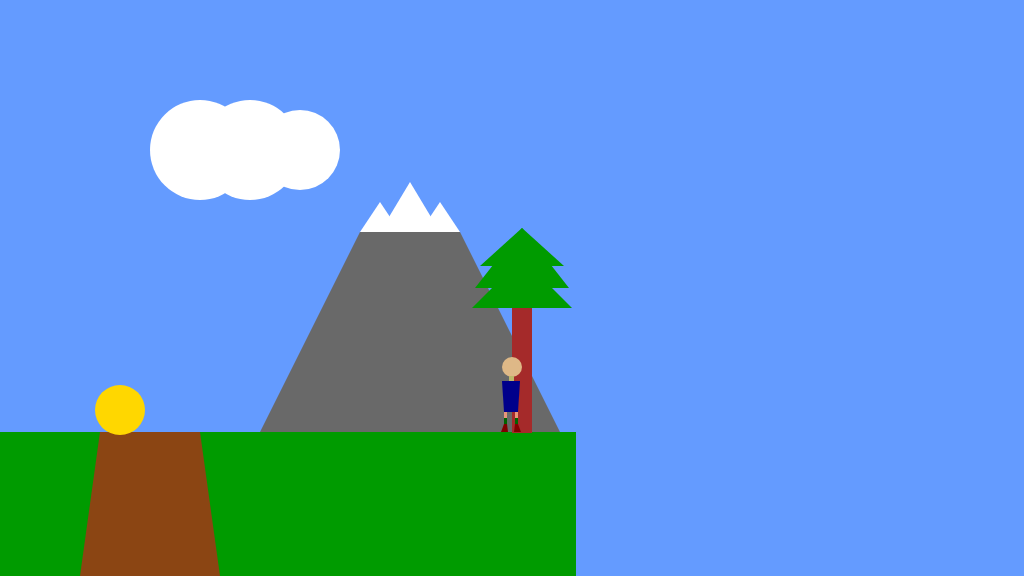
Frame 1 (no input)
Frame 60 (no input): identical to frame 1, image omitted
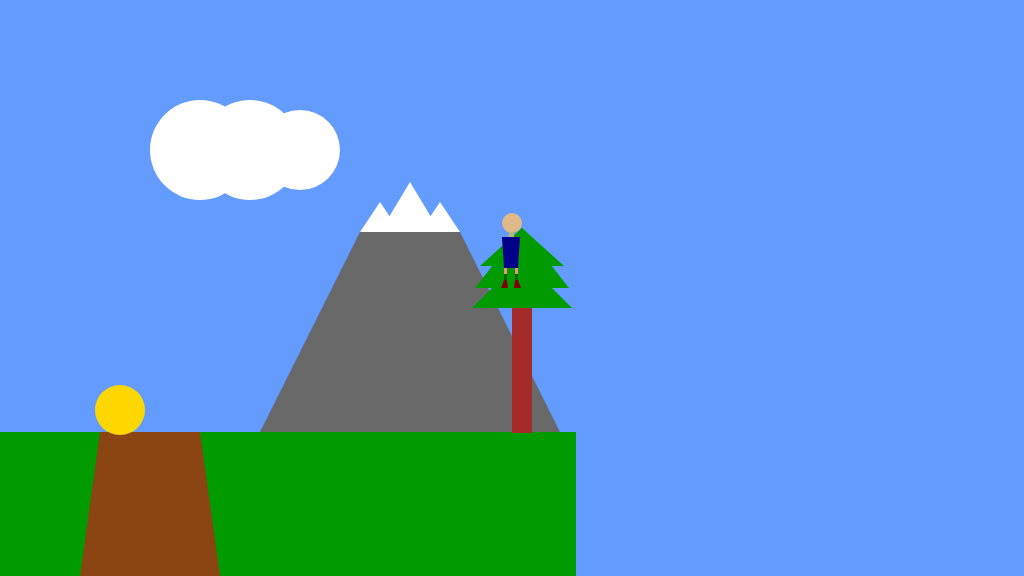
Frame 120 (the mouse pressed at the canvas centre since frame 60)

The p5.js sketch that drew these frames (run headless with seeded random() and noise() and a simulated clock; from frame 60 on, the mouse is pressed at the canvas centre):

// p5.js sketch
// ── sketch.js
/*

The Game Project

2b - using variables

*/

var floorPos_y;

var gameChar_x;
var gameChar_y;

var treePos_x;
var treePos_y;

var canyon;
var collectable;

var mountain;
var cloud;


function setup()
{
	createCanvas(1024, 576);
	floorPos_y = 432; //NB. we are now using a variable for the floor position

	//NB. We are now using the built in variables height and width
	gameChar_x = width/2;
	gameChar_y = floorPos_y;

	treePos_x = width/2;
	treePos_y = height/2;
    
    canyon = {
        x_pos: 0,
        width: 100 
    }
    
    collectable = {
        x_pos: 100,
        y_pos: 100,
        size: 50
    }
    
    mountain = {
        x_pos: -120,
        y_pos: 100
    }
    
    cloud = {
        x_pos: 0,
        y_pos: 0,
        size: 20
    }
}

function draw()
{
	background(100, 155, 255); //fill the sky blue

	noStroke();
	fill(0, 155, 0);
	rect(0, floorPos_y, height, width - floorPos_y); //draw some green ground
    
    // Draw mountain
    
    fill(105, 105, 105)
	quad(mountain.x_pos+380, mountain.y_pos+332, mountain.x_pos+480, mountain.y_pos+132, mountain.x_pos+580, mountain.y_pos+132, mountain.x_pos+680, mountain.y_pos+332)
	fill(255)
	triangle(mountain.x_pos+480, mountain.y_pos+132, mountain.x_pos+500, mountain.y_pos+102, mountain.x_pos+520, mountain.y_pos+132)
	triangle(mountain.x_pos+500, mountain.y_pos+132, mountain.x_pos+530, mountain.y_pos+82, mountain.x_pos+560, mountain.y_pos+132)
	triangle(mountain.x_pos+540, mountain.y_pos
             +132, mountain.x_pos+560, mountain.y_pos+102, mountain.x_pos+580, mountain.y_pos+132)
    
    // Draw cloud
    
    fill(255)
	ellipse(cloud.x_pos+200, cloud.y_pos + 150, 5*cloud.size)
	ellipse(cloud.x_pos+250,cloud.y_pos+ 150,5*cloud.size)
	ellipse(cloud.x_pos+300,cloud.y_pos+ 150, 4*cloud.size)
    
    //2. Draw tree
    
    fill(165,42,42)
    rect(treePos_x,treePos_y,20,145);
    fill(0,155,0)
    triangle(treePos_x-40,treePos_y+20,treePos_x+10,treePos_y-30,treePos_x+60,treePos_y+20)
    triangle(treePos_x-37,treePos_y,treePos_x+10,treePos_y-60,treePos_x+57,treePos_y)
    triangle(treePos_x-32,treePos_y-22,treePos_x+10,treePos_y-60,treePos_x+52,treePos_y-22)
    
    // Draw canyon
    
	fill(139, 69, 19);
	quad(canyon.x_pos+100, canyon.width+332, canyon.x_pos+200, canyon.width +332, canyon.x_pos+220, canyon.width+476, canyon.x_pos+80, canyon.width+476);

    
    // Draw collectable
    fill(255, 215, 0);
	ellipse(collectable.x_pos+20, collectable.y_pos+310, collectable.size, collectable.size)
    
	//1. Draw Game character
    
    // face
    fill(222,184,135);
    ellipse(gameChar_x,gameChar_y-65,20);
    
    // neck
    fill(189,183,107);
    rect(gameChar_x-3,gameChar_y-56,5,5);
    
    // torso
    
    fill(0,0,139);
    quad(gameChar_x-10,gameChar_y-51,gameChar_x+8,gameChar_y-51,gameChar_x+6,gameChar_y-20,gameChar_x-8,gameChar_y-20);
    
    // Legs
    
    // Left Side
    
    // Thigh
    fill(233,150,122);
    quad(gameChar_x-8,gameChar_y-20,gameChar_x-5,gameChar_y-20,gameChar_x-5,gameChar_y-14,gameChar_x-8,gameChar_y-14);
    
    //Calf
    fill(0,100,0);
    quad(gameChar_x-8,gameChar_y-14,gameChar_x-5,gameChar_y-14,gameChar_x-5,gameChar_y-8,gameChar_x-8,gameChar_y-8)
    
    // Foot
    
    fill(128,0,0);
    quad(gameChar_x-8,gameChar_y-8,gameChar_x-5,gameChar_y-8,gameChar_x-4,gameChar_y,gameChar_x-11,gameChar_y)
    
    // Right Side
    
    // Thigh
    fill(233,150,122);
    quad(gameChar_x+3,gameChar_y-20,gameChar_x+6,gameChar_y-20,gameChar_x+6,gameChar_y-14,gameChar_x+3,gameChar_y-14);
    
    //Calf
    fill(0,100,0);
    quad(gameChar_x+3,gameChar_y-14,gameChar_x+6,gameChar_y-14,gameChar_x+6,gameChar_y-8,gameChar_x+3,gameChar_y-8)
    
    // Foot
    
    fill(128,0,0);
    quad(gameChar_x+3,gameChar_y-8,gameChar_x+6,gameChar_y-8,gameChar_x+9,gameChar_y,gameChar_x+2,gameChar_y)


}

function mousePressed()
{
    gameChar_x = mouseX;
    gameChar_y = mouseY;

}
